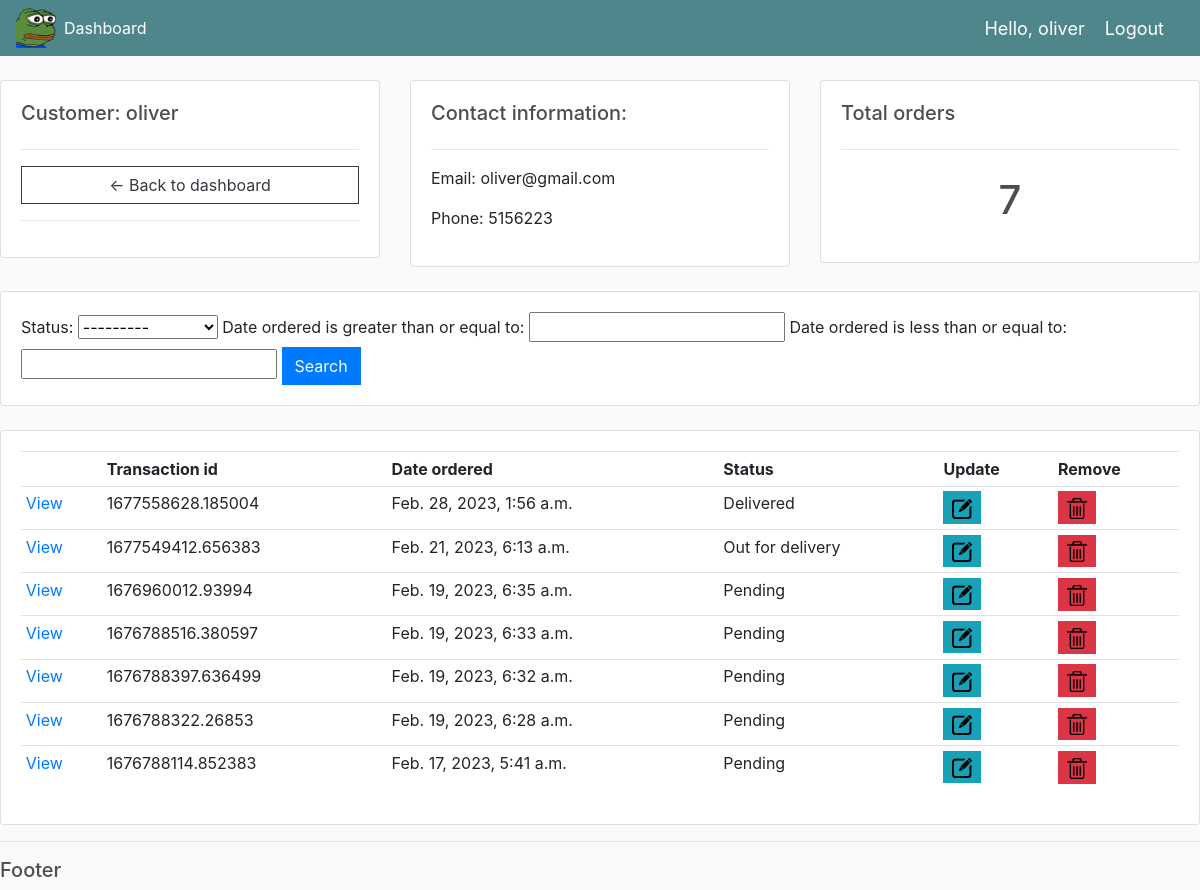
Page /customer/1 (signed in) on the committed database.
### store/models.py (models this page shows, shortened)
class Customer(models.Model):
	user = models.OneToOneField(User, null=True, blank=True, on_delete=models.CASCADE)
	name = models.CharField(max_length=200, null=True)
	email = models.CharField(max_length=200)
	phone = models.CharField(max_length=200, null=True)

class Order(models.Model):
	STATUS = (
	('Pending', 'Pending'),
	('Out for delivery', 'Out for delivery'),
	('Delivered', 'Delivered'),
	)
	customer = models.ForeignKey(Customer, on_delete=models.SET_NULL, null=True, blank=True)
	date_ordered = models.DateTimeField(auto_now_add=True)
	complete = models.BooleanField(default=False)
	transaction_id = models.CharField(max_length=200, null=True)
	status = models.CharField(max_length=200, null=True, choices=STATUS, default='Pending')

### store/decorators.py (the view)
	def wrapper_func(request, *args, **kwargs):
		group = None
		if request.user.groups.exists():
			group = request.user.groups.all()[0].name
		if group == 'customer':
			return redirect('store')
		if group == 'admin':
			return view_func(request, *args, **kwargs)

### store/views.py (called while the page is built)
@login_required(login_url='login')
@admin_only
def customerDetails(request, pk):
	customer = Customer.objects.get(id=pk)
	orders = customer.order_set.filter(complete=True).order_by('-date_ordered')
	order_count = orders.count()
	myFilter = OrderFilter(request.GET, queryset=orders)
	orders = myFilter.qs
	context = {'customer': customer, 'orders': orders, 'order_count': order_count, 'myFilter': myFilter}
	return render(request, 'store-manage/customer_details.html', context)

### store/templates/store-manage/customer_details.html
{% extends 'store-manage/main.html' %}
{% load static %}
{% block content %}
<br>
<div class="row">
	<div class="col-md">
		<div class="card card-body">
			<h5>Customer: {{customer.user}}</h5>
			<hr>
			<a href="{% url 'admin'%}" class="btn btn-outline-dark">&#x2190; Back to dashboard</a>
			<hr>
		</div>
	</div>
	<div class="col-md">
		<div class="card card-body">
			<h5>Contact information:</h5>
			<hr>
			<p>Email: {{customer.email}}</p>
			<p>Phone: {{customer.phone}}</p>
		</div>
	</div>
	<div class="col-md">
		<div class="card card-body">
			<h5>Total orders</h5>
			<hr>
			<h1 style="text-align:center;padding: 10px">{{order_count}}</h1>
		</div>
	</div>
</div>
<br>
<div class="row">
	<div class="col">
		<div class="card card-body">
			<form method="get">
				{{myFilter.form}}
				<button class="btn btn-primary" type="submit">Search</button>
			</form>
		</div>
	</div>
</div>
<br>
<div class="row">
	<div class="col-md">
		<div class="card card-body">
			<table class="table table-sm">
				<tr>
					<th></th>
					<th>Transaction id</th>
					<th>Date ordered</th>
					<th>Status</th>
					<th>Update</th>
					<th>Remove</th>
				</tr>
				{% for order in orders%}
				<tr>
					<td><a href="{% url 'order' order.id %}">View</a></td>
					<td>{{order.transaction_id}}</td>
					<td>{{order.date_ordered}}</td>
					<td>{{order.status}}</td>
					<td><a class="btn btn-sm btn-info "href="{% url 'update-order' order.id %}">
						<img src="{% static 'images/edit.png'%}" style="max-width:20px" alt="update">
					</a></td>
					<td><a class="btn btn-sm btn-danger "href="{% url 'delete-order' order.id %}">
						<img src="{% static 'images/delete.png'%}" style="max-width:20px" alt="update">
					</a></td>
				</tr>
				{% endfor %}
			</table>
		</div>
	</div>
</div>
{% endblock %}

### store/templates/store-manage/navbar.html (shortened to what this page needs)
{% load static %}
<nav class="navbar navbar-expand-lg navbar-dark bg-dark">
  <img src="{% static 'images/BRUH.png'%}" alt="" width="40" height="40">
  <div class="collapse navbar-collapse" id="navbarNav">
    <ul class="navbar-nav">
      <li class="nav-item active">
        <a class="nav-link" href="{% url 'admin' %}">Dashboard </a>
      </li>
    </ul>
  </div>
  <span class="hello-msg">Hello, {{request.user}} </span>
  <span ><a class="hello-msg" href="{% url 'logout' %}">Logout</a></span>
</nav>

### static/css/main.css (style rules this page uses)
body { background-color: hsl(0, 0%, 98%); }
h1,h2,h3,h4,h5,h6 { color:hsl(0, 0%, 30%); }
.bg-dark { background-color: #4f868c!important; }
.btn { border-radius: 0; }

### store/templates/store-manage/navbar.html (style rules this page uses)
.hello-msg { font-size: 18px; color: #fff; margin-right: 20px; }

### rows in the picture
Customer: user "oliver", email "oliver@gmail.com", phone "5156223"
Order: transaction_id "1677558628.185004", date_ordered "Feb. 28, 2023, 1:56 a.m.", status "Delivered"
Order: transaction_id "1677549412.656383", date_ordered "Feb. 21, 2023, 6:13 a.m.", status "Out for delivery"
Order: transaction_id "1676960012.93994", date_ordered "Feb. 19, 2023, 6:35 a.m.", status "Pending"
Order: transaction_id "1676788516.380597", date_ordered "Feb. 19, 2023, 6:33 a.m.", status "Pending"
Order: transaction_id "1676788397.636499", date_ordered "Feb. 19, 2023, 6:32 a.m.", status "Pending"
Order: transaction_id "1676788322.26853", date_ordered "Feb. 19, 2023, 6:28 a.m.", status "Pending"
Order: transaction_id "1676788114.852383", date_ordered "Feb. 17, 2023, 5:41 a.m.", status "Pending"

### other values in the picture
{{ request.user }} "oliver"
{{ order_count }} "7"
